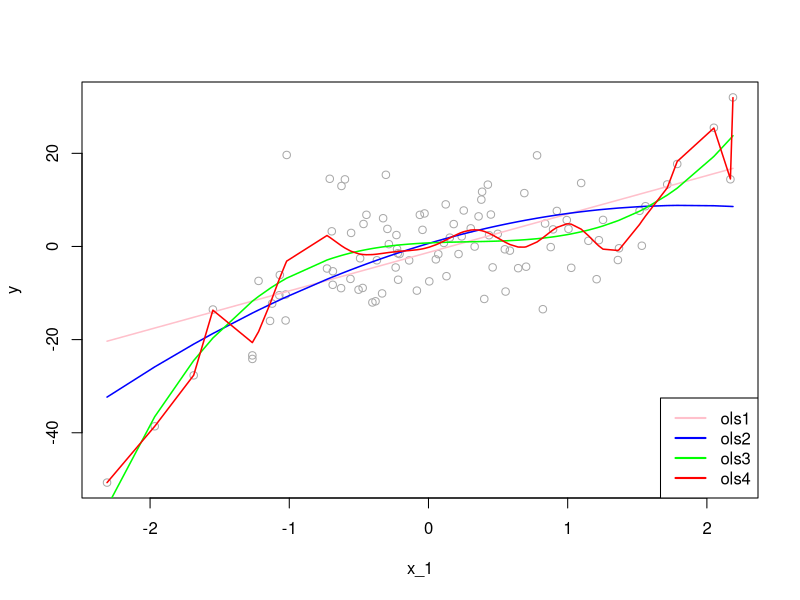

Write the R code that produced this figure. (Note: this script raises an error after producing the figure.)
## ---- chunk 1
# Getting one-sample.
set.seed(123)
x_1 <- rnorm(100, 0, 1) 
f <- 1 + 2*x_1 - 2*(x_1^2) + 3*(x_1^3) # DGM
y <- f + rnorm(100, 0, 8)
inn <- data.frame(y, x_1)

# OLS
ols1 <- lm(y~ poly(x_1, degree = 1), inn)
ols2 <- lm(y~ poly(x_1, degree = 2), inn)
ols3 <- lm(y~ poly(x_1, degree = 3), inn)
ols4 <- lm(y~ poly(x_1, degree = 20), inn)
ror <- order(x_1)
plot(x_1, y, col="darkgrey")
lines(x_1[ror], predict(ols1)[ror], col="pink", lwd = 1.5)
lines(x_1[ror], predict(ols2)[ror], col="blue", lwd = 1.5)
lines(x_1[ror], predict(ols3)[ror], col="green", lwd = 1.5)
lines(x_1[ror], predict(ols4)[ror], col="red" , lwd = 1.5)
legend("bottomright", c("ols1", "ols2", "ols3", "ols4"),
       col = c("pink", "blue", "green", "red"), lwd = 2)
## ---- chunk 2
# MSE
MSPE1 <- mean((predict(ols1)-y)^2) # which is also mean(ols1$residuals^2)
MSPE2 <- mean((predict(ols2)-y)^2)
MSPE3 <- mean((predict(ols3)-y)^2)
MSPE4 <- mean((predict(ols4)-y)^2)
all <- c(MSPE1, MSPE2, MSPE3, MSPE4)
MSPE <- matrix(all, 4, 1)
row.names(MSPE) <- c("ols1", "ols2", "ols3", "ols4")
colnames(MSPE) <- "In-sample MSPE's"
MSPE
## ---- chunk 3
# Function for X - fixed at repeated samples
xfunc <- function(n){
  set.seed(123)
  x_1 <- rnorm(n, 0, 1) 
  return(x_1)
}
  
# Function for simulation (M - number of samples)
simmse <- function(M, n, sigma, poldeg){
  
  x_1 <- xfunc(n) # Repeated X's in each sample

  # Containers
  MSPE <- rep(0, M)
  yhat <- matrix(0, M, n)
  olscoef <- matrix(0, M, poldeg+1)
  ymat <- matrix(0, M, n)
  
  # Loop for samples
  for (i in 1:M) {
    f <- 1 + 2*x_1 - 2*I(x_1^2) # DGM
    y <- f + rnorm(n, 0, sigma)
    samp <- data.frame("y" = y, x_1)
    # Estimator
    ols <- lm(y ~ poly(x_1, degree = poldeg, raw=TRUE), samp)
    olscoef[i, ] <- ols$coefficients
    # Yhat's
    yhat[i,] <- predict(ols, samp)
    # MSPE - That is, residual sum of squares
    MSPE[i] <- mean((ols$residuals)^2)
    ymat[i,] <- y
  }
  output <- list(MSPE, yhat, sigma, olscoef, f, ymat)
  return(output)
}

# running different fhat with different polynomial degrees
output1 <- simmse(2000, 100, 7, 1)
output2 <- simmse(2000, 100, 7, 2) #True model (i.e fhat = f)
output3 <- simmse(2000, 100, 7, 5) 
output4 <- simmse(2000, 100, 7, 20)

# Table
tab <- matrix(0, 4, 5)
row.names(tab) <- c("ols1", "ols2", "ols3", "ols4")
colnames(tab) <- c("bias^2", "var(yhat)", "MSE", "var(eps)", "In-sample MSPE")

f <- output1[[5]]

# Var(yhat) -  We use our own function instead of "var()"
tab[1,2] <- mean(apply(output1[[2]], 2, function(x) mean((x-mean(x))^2)))
tab[2,2] <- mean(apply(output2[[2]], 2, function(x) mean((x-mean(x))^2)))
tab[3,2] <- mean(apply(output3[[2]], 2, function(x) mean((x-mean(x))^2)))
tab[4,2] <- mean(apply(output4[[2]], 2, function(x) mean((x-mean(x))^2)))

# Bias^2 = (mean(yhat))-f)^2
tab[1,1] <- mean((apply(output1[[2]], 2, mean) - f)^2)
tab[2,1] <- mean((apply(output2[[2]], 2, mean) - f)^2)
tab[3,1] <- mean((apply(output3[[2]], 2, mean) - f)^2)
tab[4,1] <- mean((apply(output4[[2]], 2, mean) - f)^2)

# MSE
fmat <- matrix(f, nrow(output1[[6]]), length(f), byrow = TRUE)
tab[1,3] <- mean(colMeans((fmat - output1[[2]])^2))
tab[2,3] <- mean(colMeans((fmat - output2[[2]])^2))
tab[3,3] <- mean(colMeans((fmat - output3[[2]])^2))
tab[4,3] <- mean(colMeans((fmat - output4[[2]])^2))

# # MSPE - This can be used as well, which is RSS
# tab[1,5] <- mean(output1[[1]])
# tab[2,5] <- mean(output2[[1]])
# tab[3,5] <- mean(output3[[1]])
# tab[4,5] <- mean(output4[[1]])

# MSPE
tab[1,5] <- mean(colMeans((output1[[6]] - output1[[2]])^2))
tab[2,5] <- mean(colMeans((output2[[6]] - output2[[2]])^2))
tab[3,5] <- mean(colMeans((output3[[6]] - output3[[2]])^2))
tab[4,5] <- mean(colMeans((output4[[6]] - output4[[2]])^2))

# Irreducable error - var(eps) = var(y)
tab[1,4] <- mean(apply(output1[[6]], 2,  function(x) mean((x-mean(x))^2)))
tab[2,4] <- mean(apply(output2[[6]], 2,  function(x) mean((x-mean(x))^2)))
tab[3,4] <- mean(apply(output3[[6]], 2,  function(x) mean((x-mean(x))^2)))
tab[4,4] <- mean(apply(output4[[6]], 2,  function(x) mean((x-mean(x))^2)))

round(tab, 4)
## ---- chunk 4
knitr::include_graphics("png/bias.png")
## ---- chunk 5
knitr::include_graphics("png/var.png")
## ---- chunk 6
knitr::include_graphics("png/mse.png")
## ---- chunk 7
knitr::include_graphics("png/mspe.png")
## ---- chunk 8
# New Table
tabb <- matrix(0, 4, 3)
row.names(tabb) <- c("ols1", "ols2", "ols3", "ols4")
colnames(tabb) <- c("Cov(yi, yhat)","True MSPE", "TrueMSPE-Cov")

#COV
tabb[1,1] <- 2*mean(diag(cov(output1[[2]], output1[[6]])))
tabb[2,1] <- 2*mean(diag(cov(output2[[2]], output2[[6]])))
tabb[3,1] <- 2*mean(diag(cov(output3[[2]], output3[[6]])))
tabb[4,1] <- 2*mean(diag(cov(output4[[2]], output4[[6]])))

#True MSPE
tabb[1,2] <- tab[1,3] + tab[1,4]
tabb[2,2] <- tab[2,3] + tab[2,4]
tabb[3,2] <- tab[3,3] + tab[3,4]
tabb[4,2] <- tab[4,3] + tab[4,4]

#True MSPE - Cov (to compare with the measures in the earlier table)
tabb[1,3] <- tabb[1,2] - tabb[1,1]
tabb[2,3] <- tabb[2,2] - tabb[2,1]
tabb[3,3] <- tabb[3,2] - tabb[3,1]
tabb[4,3] <- tabb[4,2] - tabb[4,1]

t <- cbind(tab, tabb)
round(t, 4)
